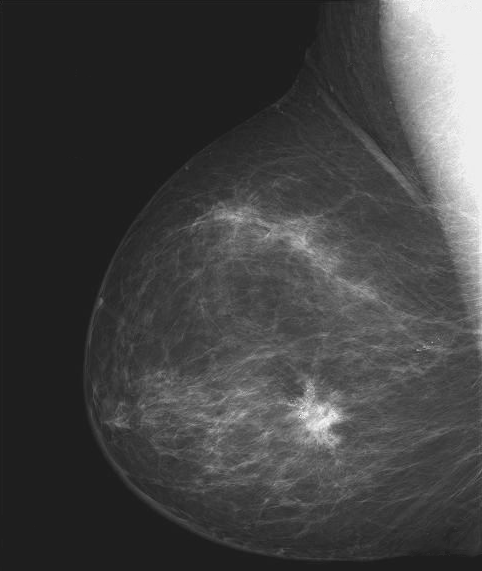
#> input picture images/breastXray.tif, 482 x 571 px
$ jupyter execute --allow-errors Practica1.ipynb
#> lines starting #> are read from the running program, lines starting #| are printed output that depends on the picture; long printed decimals are rounded
[cell 1]
from PIL import Image
import numpy as np
import matplotlib.pyplot as plt
import matplotlib

from skimage import data, util, exposure, color

[cell 2]
#Para comenzar vamos a mostrar las imágenes, para esto debemos coger el archivo de images y mostrarlo con la librería plot
#Como información extra voy a poner también el formato, tamaño y modo de la imagen.

#He creado esta función para mostrar la información de una determinada imagen y poder verla.
def mostrarInfyImg(file):
#> called with file = 'images/breastXray.tif'
    img  = Image.open(file)
#> img is the input picture: PIL image 482x571 L; min 21, max 255, mean 66.7

    #Información extra
    print('formato:', img.format)
#| formato: TIFF
    print('(ancho, alto) =', img.size)
#| (ancho, alto) = (482, 571)
    print('modo: ', img.mode)
#| modo:  L


    #Valores máximos, mínimos....
    img_np = np.array(img) #convertimos la imagen a un ndarray de Numpy para poder operar con ella
    print('El valor máximo de la imagen: ', img_np.max())
#| El valor máximo de la imagen:  255
    print('El valor mínimo de la imagen: ', img_np.min())
#| El valor mínimo de la imagen:  21
    print('Mímimo: ', img_np.min(), '\tMáximo: ', img_np.max(), '\tRango: ', img_np.max()-img_np.min())
#| Mímimo:  21 	Máximo:  255 	Rango:  234
    print('Media: ', img_np.mean(), '\tDesviación típica: ', img_np.std(), '\tVarianza: ', img_np.var(),
          '\nCoeficiente de variación', img_np.std()/img_np.mean(), )
#| Media:  66.718 	Desviación típica:  46.500 	Varianza:  2162.254
#| Coeficiente de variación 0.697


    img_q = np.quantile(img, (0.25, 0.5, 0.75))
#> img_q = [30, 57, 82]
    print('1er cuantil (Q1): ', img_q[0], '\tMediana (Q2): ', img_q[1], '\t3er cuantil (Q3): ', img_q[2],
         '\nRango intercuantil (IQR): ', img_q[2]-img_q[0], '\tRango medio intercuantil: ', (img_q[0]+img_q[2])/2,
         '\nBigote inferior (Q1 - 1.5 IQR): ', (img_q[0]*1.5)-(img_q[2]-img_q[0]),
         '\nBigote superior (Q3 + 1.5 IQR): ', (img_q[2]*1.5)+(img_q[2]-img_q[0]))
#| 1er cuantil (Q1):  30.0 	Mediana (Q2):  57.0 	3er cuantil (Q3):  82.0
#| Rango intercuantil (IQR):  52.0 	Rango medio intercuantil:  56.0
#| Bigote inferior (Q1 - 1.5 IQR):  -7.0
#| Bigote superior (Q3 + 1.5 IQR):  175.0


    plt.imshow(img, cmap='gray')# Aquí mostramos la imagen

def mostrarHistograma(file):
#> called with file = 'images/breastXray.tif'
    img  = Image.open(file)
    img_np = np.array(img) #convertimos la imagen a un ndarray de Numpy para poder operar con ella
    img_hist, bins = exposure.histogram(img_np, normalize=False)
#> img_hist = 235 values, max 93879 at index 9, min 0 at index 1, mean 1171.2; bins = 235 values from 21 to 255
    plt.plot(bins, img_hist)
    plt.axis([0,255, 0, 1.01*img_hist.max()])
    plt.title('Histograma')
    plt.xlabel('Valor (intensidad)')
    plt.ylabel('Frecuencias absolutas')
    plt.grid()

def mostrarCajaBigote(file):
    img  = Image.open(file)
    img_np = np.array(img) #convertimos la imagen a un ndarray de Numpy para poder operar con ella
    plt.boxplot(img_np.flatten(), vert=False)
    plt.xlim([-1, 256])
    plt.title('Diagrama de dispersión (caja y bigote)')
    plt.xlabel('Valor (intensidad)')
    plt.ylabel('imagen')
    plt.grid()

def mostrarfunDistribucionCumulativa(file):
    img  = Image.open(file)
    img_np = np.array(img) #convertimos la imagen a un ndarray de Numpy para poder operar con ella
    img_cdf, bins_cdf = exposure.cumulative_distribution(img_np)
    plt.plot(bins_cdf, img_cdf)
    plt.axis([0,255, 0, 1])
    plt.title('Función de distribución cumulativa')
    plt.xlabel('Valor (intensidad)')
    plt.ylabel('Frecuencia relativa acumulada')
    plt.grid()

[cell 3]
mostrarInfyImg('images/breastXray.tif') #Aquí podemos ver la imagen y toda la inofomación de la imagen de la mamografía.

[cell 4]
mostrarHistograma('images/breastXray.tif')
#> figure, not shown here; curve peaks at x = 30, y = 93879

[cell 5]
mostrarCajaBigote('images/breastXray.tif')

[cell 6]
mostrarfunDistribucionCumulativa('images/breastXray.tif')
#> in mostrarfunDistribucionCumulativa, `img_cdf, bins_cdf = exposure.cumulative_distribution(img_np)`: img_cdf = 235 values from 3.63e-06 to 1; bins_cdf = 235 values from 21 to 255
#> figure, not shown here; curve peaks at x = 255, y = 1

[cell 7]
#AHORA TENEMOS QUE HACER LO MISMO CON TODAS LAS DEMÁS IMÁGENES.
mostrarInfyImg('images/skeleton.tif')
#> call 2 of mostrarInfyImg, with file = 'images/skeleton.tif'
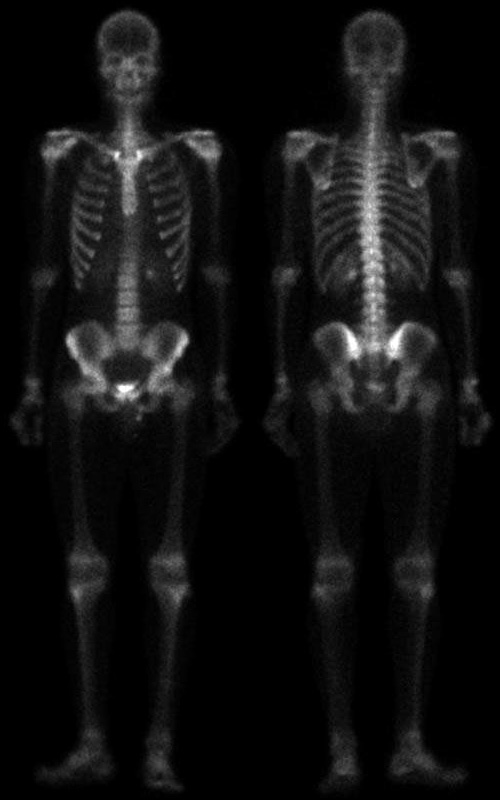
#> input picture images/skeleton.tif, 500 x 800 px
#> in mostrarInfyImg, img is the input picture: PIL image 500x800 L; min 0, max 255, mean 17.2
#| formato: TIFF
#| (ancho, alto) = (500, 800)
#| modo:  L
#| El valor máximo de la imagen:  255
#| El valor mínimo de la imagen:  0
#| Mímimo:  0 	Máximo:  255 	Rango:  255
#| Media:  17.221 	Desviación típica:  29.338 	Varianza:  860.736
#| Coeficiente de variación 1.704
#> in mostrarInfyImg (call 2), `img_q = np.quantile(img, (0.25, 0.5, 0.75))`: img_q = [0, 4, 22]
#| 1er cuantil (Q1):  0.0 	Mediana (Q2):  4.0 	3er cuantil (Q3):  22.0
#| Rango intercuantil (IQR):  22.0 	Rango medio intercuantil:  11.0
#| Bigote inferior (Q1 - 1.5 IQR):  -22.0
#| Bigote superior (Q3 + 1.5 IQR):  55.0

[cell 8]
mostrarHistograma('images/skeleton.tif')
#> figure, not shown here; curve peaks at x = 0, y = 164896

[cell 9]
mostrarCajaBigote('images/skeleton.tif')

[cell 10]
mostrarfunDistribucionCumulativa('images/skeleton.tif')
#> figure, not shown here; curve peaks at x = 255, y = 1

[cell 11]
mostrarInfyImg('images/washed_aerial.tif')
#> call 3 of mostrarInfyImg, with file = 'images/washed_aerial.tif'
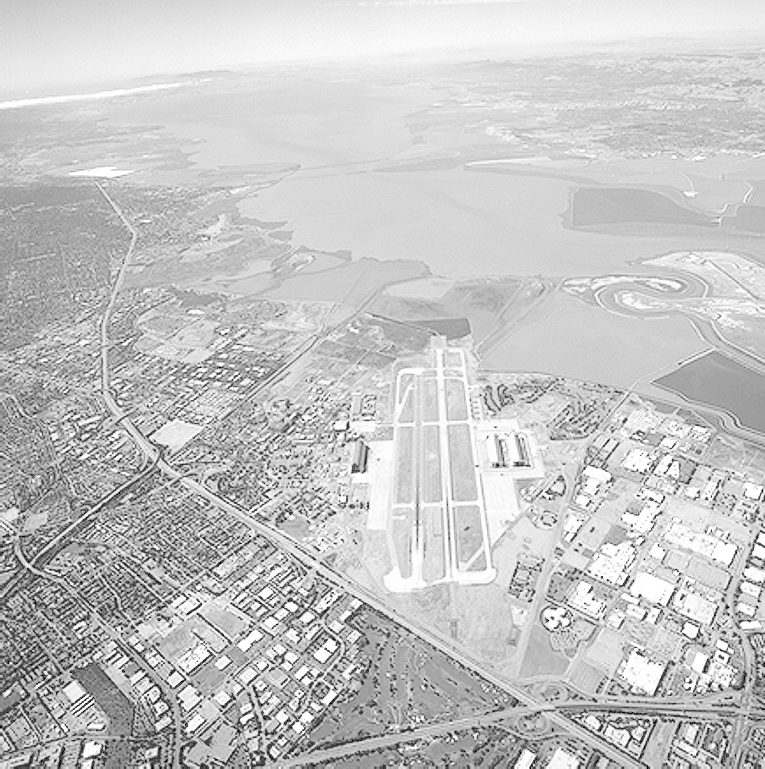
#> input picture images/washed_aerial.tif, 765 x 769 px
#> in mostrarInfyImg, img is the input picture: PIL image 765x769 L; min 0, max 255, mean 197.1
#| formato: TIFF
#| (ancho, alto) = (765, 769)
#| modo:  L
#| El valor máximo de la imagen:  255
#| El valor mínimo de la imagen:  0
#| Mímimo:  0 	Máximo:  255 	Rango:  255
#| Media:  197.124 	Desviación típica:  40.881 	Varianza:  1671.220
#| Coeficiente de variación 0.2074
#> in mostrarInfyImg (call 3), `img_q = np.quantile(img, (0.25, 0.5, 0.75))`: img_q = [181, 208, 222]
#| 1er cuantil (Q1):  181.0 	Mediana (Q2):  208.0 	3er cuantil (Q3):  222.0
#| Rango intercuantil (IQR):  41.0 	Rango medio intercuantil:  201.5
#| Bigote inferior (Q1 - 1.5 IQR):  230.5
#| Bigote superior (Q3 + 1.5 IQR):  374.0

[cell 12]
mostrarHistograma('images/washed_aerial.tif')
#> figure, not shown here; curve peaks at x = 213, y = 15137

[cell 13]
mostrarCajaBigote('images/washed_aerial.tif')
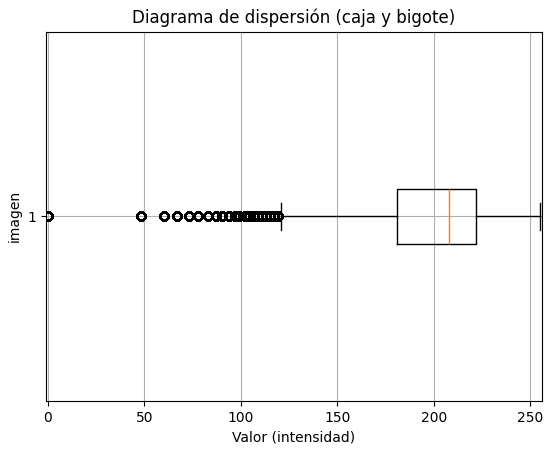
#> figure drawn by matplotlib, 1 panel

[cell 14]
mostrarfunDistribucionCumulativa('images/washed_aerial.tif')
#> figure, not shown here; curve peaks at x = 255, y = 1

[cell 15]
mostrarInfyImg('images/washed_pollen.tif')
#> call 4 of mostrarInfyImg, with file = 'images/washed_pollen.tif'
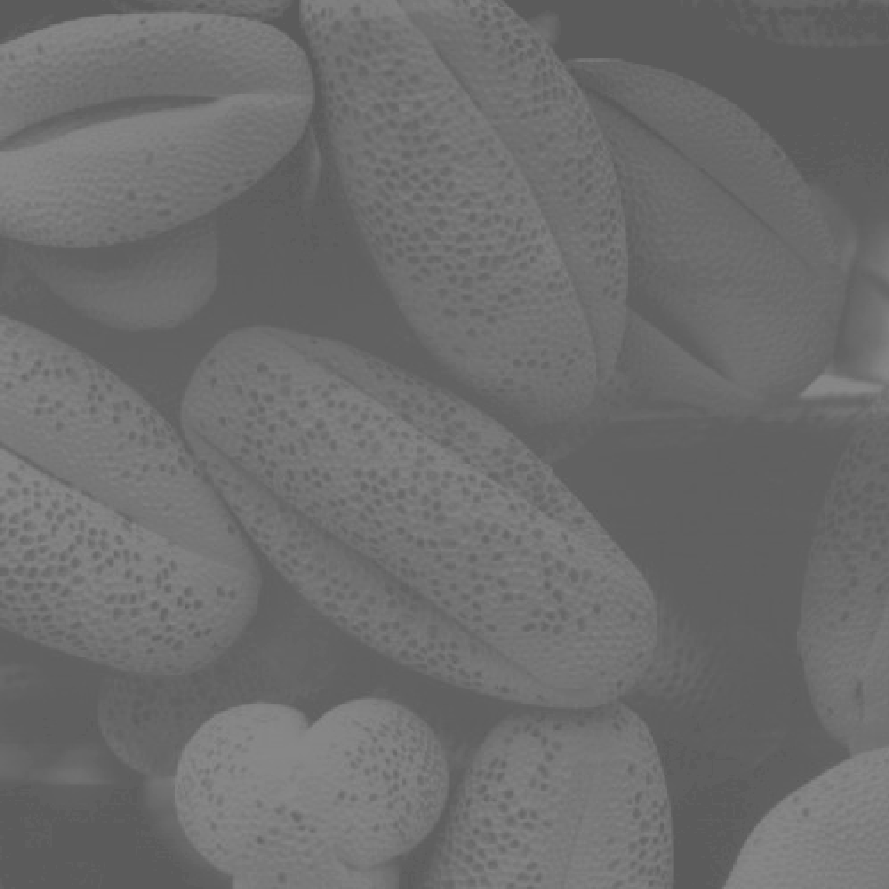
#> input picture images/washed_pollen.tif, 889 x 889 px
#> in mostrarInfyImg, img is the input picture: PIL image 889x889 L; min 91, max 138, mean 109.1
#| formato: TIFF
#| (ancho, alto) = (889, 889)
#| modo:  L
#| El valor máximo de la imagen:  138
#| El valor mínimo de la imagen:  91
#| Mímimo:  91 	Máximo:  138 	Rango:  47
#| Media:  109.087 	Desviación típica:  11.492 	Varianza:  132.056
#| Coeficiente de variación 0.1053
#> in mostrarInfyImg (call 4), `img_q = np.quantile(img, (0.25, 0.5, 0.75))`: img_q = [98, 110, 118]
#| 1er cuantil (Q1):  98.0 	Mediana (Q2):  110.0 	3er cuantil (Q3):  118.0
#| Rango intercuantil (IQR):  20.0 	Rango medio intercuantil:  108.0
#| Bigote inferior (Q1 - 1.5 IQR):  127.0
#| Bigote superior (Q3 + 1.5 IQR):  197.0

[cell 16]
mostrarHistograma('images/washed_pollen.tif')
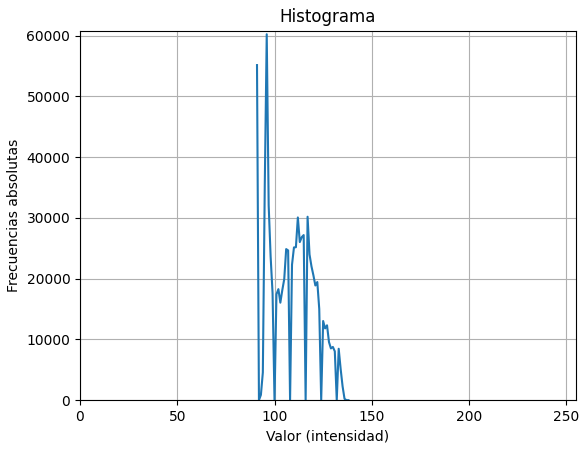
#> figure drawn by matplotlib, 1 panel; curve peaks at x = 96, y = 60247

[cell 17]
mostrarCajaBigote('images/washed_pollen.tif')

[cell 18]
mostrarfunDistribucionCumulativa('images/washed_pollen.tif')
#> figure, not shown here; curve peaks at x = 138, y = 1

#> (a cell that did not finish here is left out)

Cuando tenemos imágenes en color trabajamos por separado con sus canales componentes. Por ejemplo, podemos trabajar directamente sobre los canales RGB (rojo, verde y azul) o, alternativamente, por ejemplo, hacerlo sobre los canales HSV (tinte, saturación y valor).

#> (a cell that did not finish here is left out)

Para trabarjar en el espacio HSV debemos realizar algunas modificaciones. La imagen en el espacio HSV no se puede representar directamente (hay que convertirla a RGB) y está en punto flotante, en el rango 0 a 1. Los valores HSV varían del siguiente modo:

- Hue (tinte o color): varía de 0 a 360º, pero se normaliza de 0 a 1. 0ª y 360ª (ó 0) es rojo, 120º (o 1/3) es verde y 240ª (2/3) es azul
- Saturation (saturación): 0 no está saturado (blanco o gris, sin color) y 1 completamente saturado (color puro)
- Value (valor o intensidad percibida -luma-): 0 es mínima luma y 1 es máxima

[cell 21]
#Ahora vamos a ver la función de distribución cumulativa de RGB
plt.figure(figsize=(15, 6)) #Ajustamos para poder ver 3 diagramas a al vez

#> (the rest of this cell did not finish here and is left out)

[cell 22]
#Mostramos los diagramas caja y bigote (ESTO FALTA, aunque no hace falta)

# A partir de aquí vamos a comenzar con el apartado 3 de la Práctica:

Para realizar la transformación debemos tener en cuenta que: 𝑦=0  fija el nivel de negro ( 𝐵𝐿 ), mientras que  𝑦=𝑀𝑖  (máximo valor posible, por ejemplo, 255) fija el nivel de blanco ( 𝑊𝐿 ) de los píxeles de entrada. Si  𝑥<0  se fija 0 y si  𝑥>𝑀𝑖  se fijan 0 y  𝑀𝑖  para los niveles de negro y blanco, respectivamente.

[cell 23]
#Vamos a definir la función para realizar la transformación
def transformacion (file, Mi, Bl, Wl):
#> called with file = 'images/breastXray.tif', Mi = 255, Bl = 60, Wl = 129
    img = Image.open(file)

    Mi = Mi

    Bl = Bl
    Wl = Wl

    L = (Bl + Wl)/2
    W = Wl - Bl

    m = Mi/W
    b = -Mi*(L/W - 0.5)

    print('Nivel (L): ', L, '\tVentana (W): ', W)
    print('Nivel de negro: ', Bl, '\tNivel de Blanco: ', Wl)
    print('m = ', m, 'b = ', b)


    img_float = util.img_as_float(img)*Mi

    img_float = img_float*m + b
    img_float[img_float<0]  = 0
    img_float[img_float>Mi] = Mi
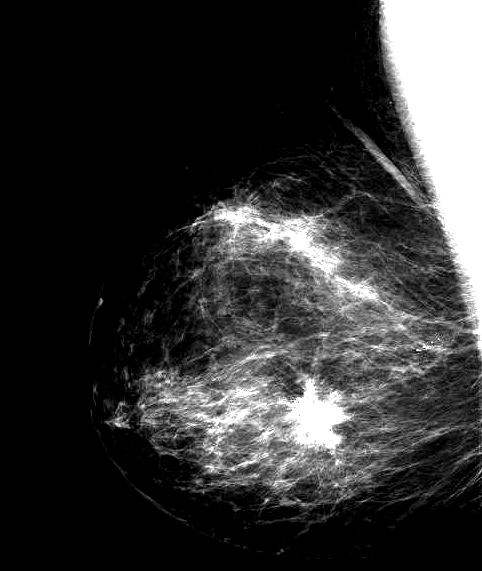
#> img_float: shape (571, 482) float64; min 0, max 255, mean 51.4

    img_transf = util.img_as_ubyte(img_float/Mi)

    print('Tipo de datos: ', img_transf.dtype)
#| Tipo de datos:  uint8
    print('Tamaño de imagen (filas, columnas): ', img_transf.shape)
#| Tamaño de imagen (filas, columnas):  (571, 482)
    print('Número de píxels: ', img_transf.size)
#| Número de píxels:  275222
    print('Imagen: \nValor mínimo: ', img_transf.min(), '\tValor máximo: ', img_transf.max())
#| Imagen:
#| Valor mínimo:  0 	Valor máximo:  255
    print('Valor mediano: ', img_transf.mean())
#| Valor mediano:  51.419


    plt.figure(figsize=(15, 6))


    img_hist, bins = exposure.histogram(img_transf, normalize=True)
#> img_hist = 256 values, max 0.54 at index 0, min 0 at index 1, mean 0.00391; bins = 256 values from 0 to 255

    plt.subplot(121)
    plt.imshow(img_transf, cmap='gray')
    plt.title('Imagen transformada')

    plt.subplot(122)
    plt.plot(bins, img_hist)
    plt.axis([0,255, 0, img_hist.max()])
    plt.title('Histograma')
    plt.xlabel('Valor (intensidad)')
    plt.ylabel('Frecuencias relativas')
    plt.grid()

    plt.tight_layout()

Hemos utilizado la función de **scikit-image.util** para hacer la conversión, por lo que tendremos que tener en cuenta el reescalado.

[cell 24]
#Vamos a comenzar con la primera imagen, usando la función que hemos definido anteriormente donde por parámetros metemos:
# (file, Mi, Bl, Wl)


transformacion('images/breastXray.tif', 255, 60, 129)
#> figure, not shown here; panel 2: curve peaks at x = 0, y = 0.54

[cell 25]
transformacion('images/skeleton.tif', 255, 20, 129)
#> call 2 of transformacion, with file = 'images/skeleton.tif', Mi = 255, Bl = 20, Wl = 129
#> in transformacion (call 2), `img_float[img_float>Mi] = Mi`:
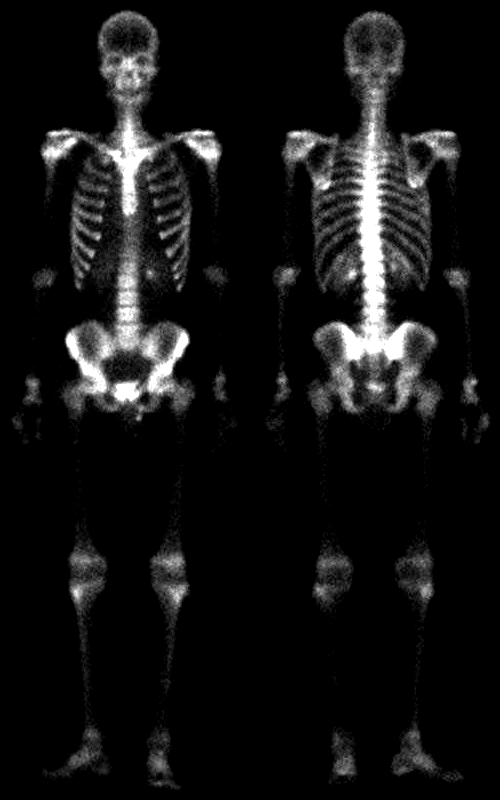
#> img_float: shape (800, 500) float64; min 0, max 255, mean 20.4
#| Tipo de datos:  uint8
#| Tamaño de imagen (filas, columnas):  (800, 500)
#| Número de píxels:  400000
#| Imagen:
#| Valor mínimo:  0 	Valor máximo:  255
#| Valor mediano:  20.421
#> in transformacion (call 2), `img_hist, bins = exposure.histogram(img_transf, normalize=True)`: img_hist = 256 values, max 0.736 at index 0, min 0 at index 1, mean 0.00391
#> figure, not shown here; panel 2: curve peaks at x = 0, y = 0.736

[cell 26]
transformacion('images/washed_aerial.tif', 200, 100, 129)
#> call 3 of transformacion, with file = 'images/washed_aerial.tif', Mi = 200, Bl = 100, Wl = 129
#> in transformacion (call 3), `img_float[img_float<0]  = 0`:
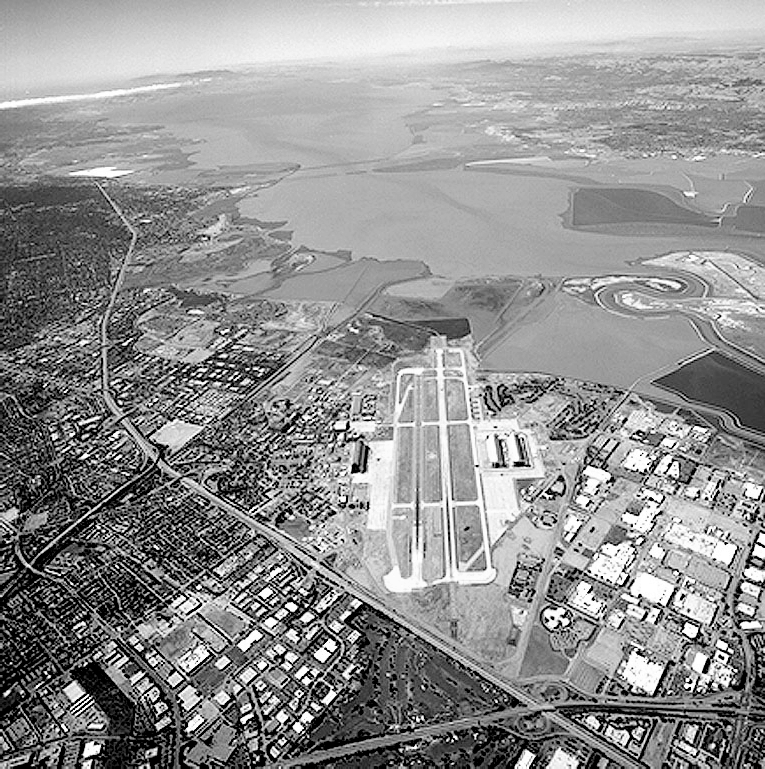
#> img_float: shape (769, 765) float64; min 0, max 689.7, mean 391.6; drawn with min black and max white
#> in transformacion (call 3), `img_transf = util.img_as_ubyte(img_float/Mi)`:
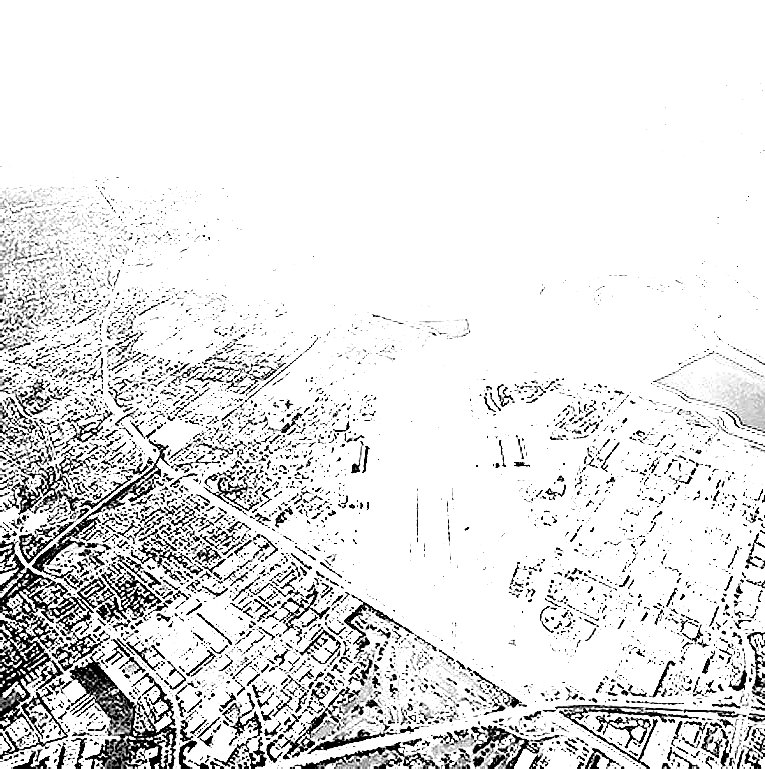
#> img_transf: shape (769, 765); min 0, max 255, mean 228
#| Tipo de datos:  uint8
#| Tamaño de imagen (filas, columnas):  (769, 765)
#| Número de píxels:  588285
#| Imagen:
#| Valor mínimo:  0 	Valor máximo:  255
#| Valor mediano:  227.952
#> in transformacion (call 3), `img_hist, bins = exposure.histogram(img_transf, normalize=True)`: img_hist = 256 values, max 0.832 at index 255, min 0 at index 1, mean 0.00391
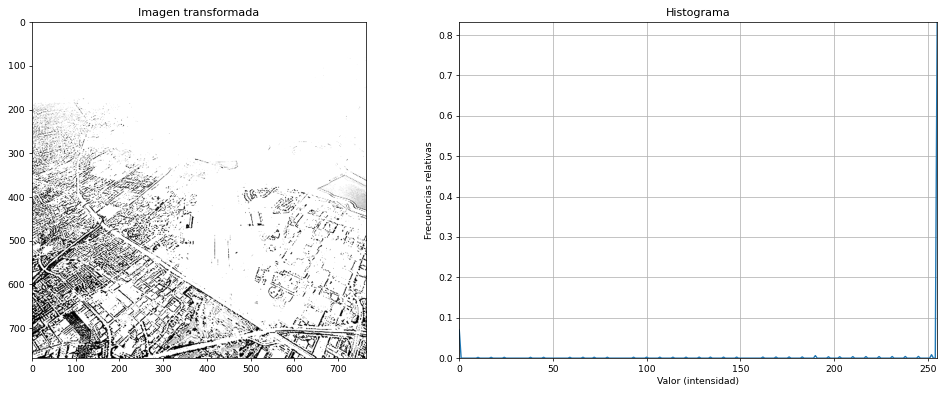
#> figure drawn by matplotlib, 2 panels; panel 2: curve peaks at x = 255, y = 0.832
